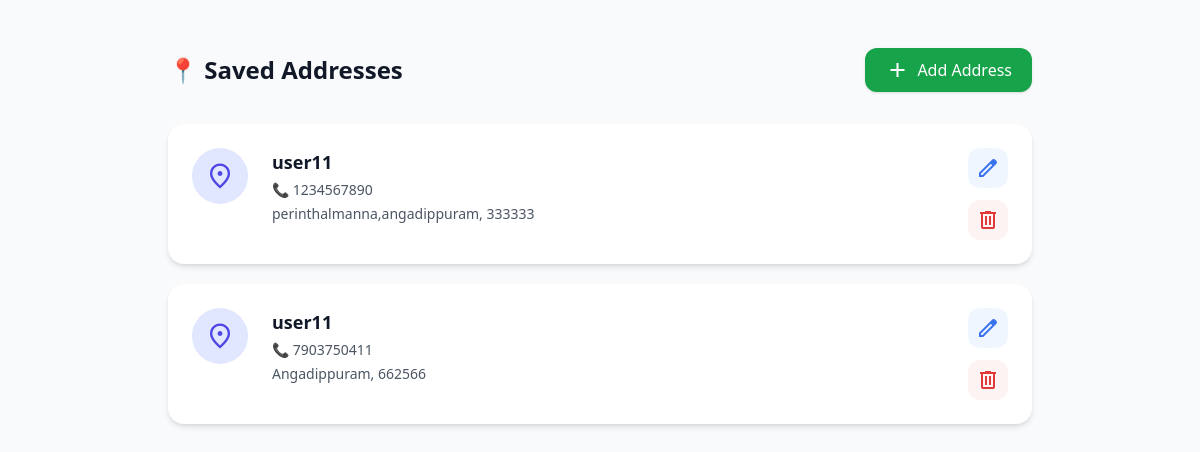
Screenshot of /users/show_address (signed in) with the database file from the repository.
### users/models.py (models this page shows, shortened)
class Address(models.Model):
    user=models.ForeignKey(User,on_delete=models.CASCADE)
    place=models.TextField(null=True)
    phone=models.CharField(max_length=10)
    pincode=models.CharField(max_length=6)
    is_default=models.BooleanField(default=False)

class User(AbstractUser):
    def __str__(self):
        return self.username

### users/views.py (the view)
# urls.py: path('show_address',views.show_address,name='show_address'),
@login_required(login_url='login')
def show_address(request):
     address=Address.objects.filter(user=request.user)
     return render(request,'users/show_address.html',{'address':address})

### templates/users/show_address.html (shortened to what this page needs)
<!DOCTYPE html>
<html lang="en">
<head>
    <script src="https://cdn.tailwindcss.com?plugins=forms,container-queries"></script>
</head>
<body class="bg-gray-50">
<section class="max-w-4xl mx-auto py-12 px-4">
    <div class="flex items-center justify-between mb-8">
        <h3 class="text-2xl font-bold text-gray-900">
            📍 Saved Addresses
        </h3>
        <a href="{% url 'user_address_register' %}"
           class="inline-flex items-center gap-2 bg-green-600 text-white px-5 py-2.5 rounded-xl
                  font-medium hover:bg-green-700 transition shadow">
            <span class="material-symbols-outlined">add</span>
            Add Address
        </a>
    </div>
    <div class="space-y-5">
        {% for a in address %}
        <div class="group bg-white p-6 rounded-2xl shadow-md hover:shadow-xl transition">
            <div class="flex items-start gap-6">
                <div class="w-14 h-14 flex items-center justify-center rounded-full
                            bg-indigo-100 text-indigo-600 shrink-0">
                    <span class="material-symbols-outlined text-3xl">location_on</span>
                </div>
                <div class="flex-1">
                    <p class="text-lg font-semibold text-gray-900">
                        {{ request.user.username }}
                    </p>
                    <p class="text-sm text-gray-600 mt-1">
                        📞 {{ a.phone }}
                    </p>
                    <p class="text-sm text-gray-600 mt-1">
                        {{ a.place }}, {{ a.pincode }}
                    </p>
                </div>
                <div class="flex flex-col gap-3 opacity-90 group-hover:opacity-100 transition">
                    <a href="{% url 'edit_address' a.id %}"
                       class="h-10 w-10 flex items-center justify-center rounded-xl
                              bg-blue-50 hover:bg-blue-100 transition">
                        <span class="material-symbols-outlined text-blue-600">edit</span>
                    </a>
                    <a href="{% url 'delete_address' a.id %}"
                       class="h-10 w-10 flex items-center justify-center rounded-xl
                              bg-red-50 hover:bg-red-100 transition">
                        <span class="material-symbols-outlined text-red-600">delete</span>
                    </a>
                </div>
            </div>
        </div>
        {% endfor %}
    </div>
</section>
</body>
</html>

### rows the page displays
Address: phone "1234567890", place "perinthalmanna,angadippuram", pincode "333333"
User: user.username "user11"
Address: phone "7903750411", place "Angadippuram", pincode "662566"
